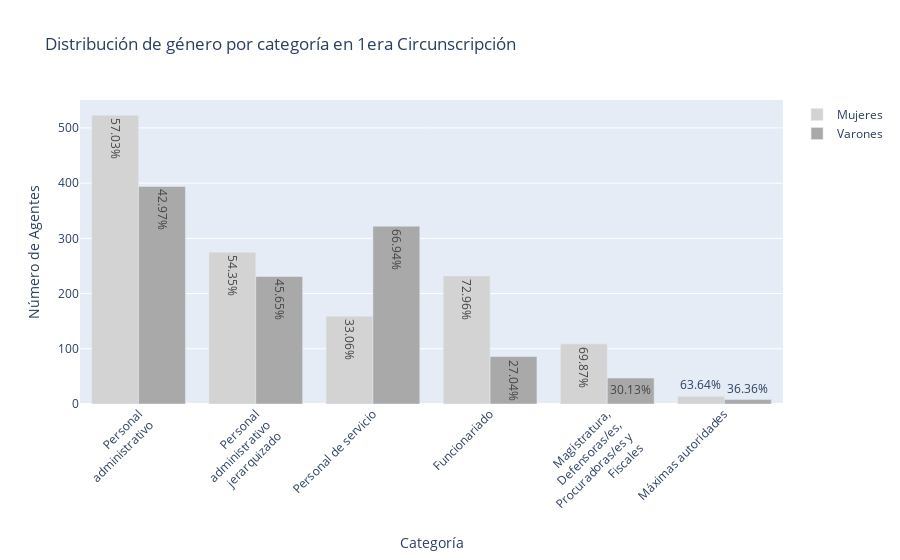
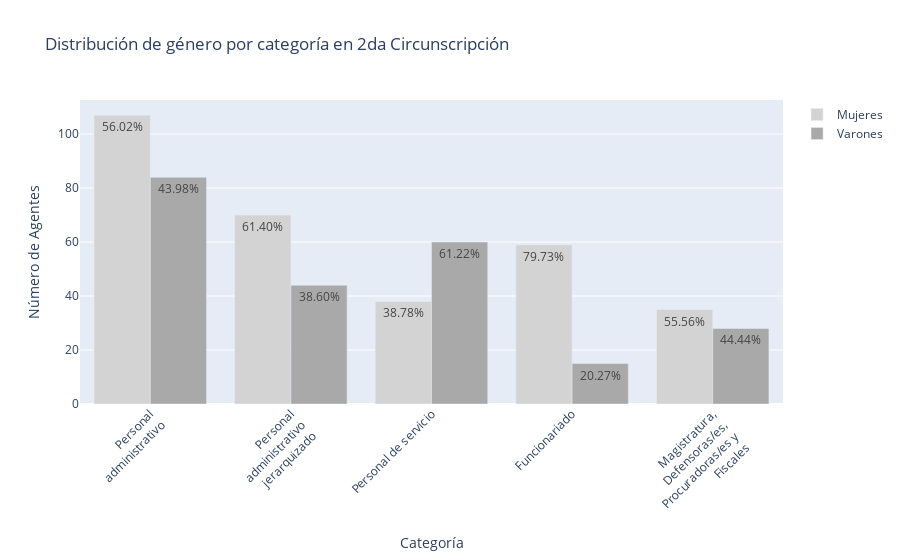

Source (notebook cell) for these figures, in order:
### Code cell
import plotly.graph_objects as go

def split_label(label, max_length):
    """Divide una etiqueta en múltiples líneas si excede una longitud máxima"""
    words = label.split()
    lines = []
    current_line = words[0]
    for word in words[1:]:
        if len(current_line) + len(word) + 1 > max_length:
            lines.append(current_line)
            current_line = word
        else:
            current_line += ' ' + word
    lines.append(current_line)
    return '<br>'.join(lines)


# función guardar_figura
def guardar_figura(fig, circunscripcion, formatos=['jpeg','pdf']):
    # Ruta base para guardar las imágenes y el archivo HTML
    base_ruta = f"/home/pablo/web_scrap_genero_jusch/imagenes/Distribución_género_{circunscripcion}_bar"
    
    # Guardar en diferentes formatos
    for formato in formatos:
        fig.write_image(base_ruta + f".{formato}", scale=2)
    fig.write_html(base_ruta + ".html")



def graficar_distribucion_genero_circunscripcion_plotly(data, circunscripcion, max_label_length=20):
    # Filtra los datos de la circunscripción dada
    datos_circ = data.xs(key=circunscripcion, level='circunscripcion').reset_index()

    # Ordenar las categorías según el total
    datos_circ_ordered = datos_circ.sort_values(by='total', ascending=False)

    # Datos
    categorias = [split_label(label, max_label_length) for label in datos_circ_ordered['categoria']]
    mujeres_values = datos_circ_ordered['f'].values
    varones_values = datos_circ_ordered['m'].values
    
    # Porcentajes
    mujeres_pct = 100 * mujeres_values / datos_circ_ordered['total'].values
    varones_pct = 100 * varones_values / datos_circ_ordered['total'].values

    # Crear el gráfico de barras agrupadas
    fig = go.Figure()

    # Agregar barras de Mujeres
    fig.add_trace(go.Bar(
        x=categorias,
        y=mujeres_values,
        name='Mujeres',
        marker_color='#D3D3D3',
        text=[f"{val:.2f}%" for val in mujeres_pct],  # Porcentajes a mostrar
        textposition='auto'
    ))

    # Agregar barras de Varones
    fig.add_trace(go.Bar(
        x=categorias,
        y=varones_values,
        name='Varones',
        marker_color='#A9A9A9',
        text=[f"{val:.2f}%" for val in varones_pct],  # Porcentajes a mostrar
        textposition='auto'
    ))

    # Configuración adicional
    fig.update_layout(
        title_text=f'Distribución de género por categoría en {circunscripcion}',
        xaxis_title='Categoría',
        yaxis_title='Número de Agentes',
        barmode='group',  # Modo de barras agrupadas
        xaxis_tickangle=-45  # Rotar etiquetas del eje x para mejor visualización
    )

    # Mostrar el gráfico
    fig.show()
    
    # Guardar la figura en diferentes formatos
    guardar_figura(fig, circunscripcion.replace(' ', '_'))
    fig.write_html(circunscripcion.replace(' ', '_') + '_bar.html')

# Lista de circunscripciones en orden
circunscripciones_ordenadas = [
    '1era Circunscripción', 
    '2da Circunscripción', 
    '3ra Circunscripción', 
    '4ta Circunscripción', 
    '5ta Circunscripción', 
    '6ta Circunscripción'
]

# Graficar la distribución de género por categoría para cada circunscripción
for circ in circunscripciones_ordenadas:
    graficar_distribucion_genero_circunscripcion_plotly(distribucion_genero_por_cargo_circ, circ)

### Figure 1 — Plotly figure (JSON) as saved in the notebook; plotly's stock layout.template omitted (floating-point values rounded to 4 significant figures)
{"data": [{"marker": {"color": "#D3D3D3"}, "name": "Mujeres", "text": ["57.03%", "54.35%", "33.06%", "72.96%", "69.87%", "63.64%"], "textposition": "auto", "type": "bar", "x": ["Personal<br>administrativo", "Personal<br>administrativo<br>jerarquizado", "Personal de servicio", "Funcionariado", "Magistratura,<br>Defensoras/es,<br>Procuradoras/es y<br>Fiscales", "Máximas autoridades"], "y": [523, 275, 159, 232, 109, 14]}, {"marker": {"color": "#A9A9A9"}, "name": "Varones", "text": ["42.97%", "45.65%", "66.94%", "27.04%", "30.13%", "36.36%"], "textposition": "auto", "type": "bar", "x": ["Personal<br>administrativo", "Personal<br>administrativo<br>jerarquizado", "Personal de servicio", "Funcionariado", "Magistratura,<br>Defensoras/es,<br>Procuradoras/es y<br>Fiscales", "Máximas autoridades"], "y": [394, 231, 322, 86, 47, 8]}], "layout": {"barmode": "group", "title": {"text": "Distribución de género por categoría en 1era Circunscripción"}, "xaxis": {"tickangle": -45, "title": {"text": "Categoría"}}, "yaxis": {"title": {"text": "Número de Agentes"}}}}

### Figure 2 — Plotly figure (JSON) as saved in the notebook; plotly's stock layout.template omitted (floating-point values rounded to 4 significant figures)
{"data": [{"marker": {"color": "#D3D3D3"}, "name": "Mujeres", "text": ["56.02%", "61.40%", "38.78%", "79.73%", "55.56%"], "textposition": "auto", "type": "bar", "x": ["Personal<br>administrativo", "Personal<br>administrativo<br>jerarquizado", "Personal de servicio", "Funcionariado", "Magistratura,<br>Defensoras/es,<br>Procuradoras/es y<br>Fiscales"], "y": [107, 70, 38, 59, 35]}, {"marker": {"color": "#A9A9A9"}, "name": "Varones", "text": ["43.98%", "38.60%", "61.22%", "20.27%", "44.44%"], "textposition": "auto", "type": "bar", "x": ["Personal<br>administrativo", "Personal<br>administrativo<br>jerarquizado", "Personal de servicio", "Funcionariado", "Magistratura,<br>Defensoras/es,<br>Procuradoras/es y<br>Fiscales"], "y": [84, 44, 60, 15, 28]}], "layout": {"barmode": "group", "title": {"text": "Distribución de género por categoría en 2da Circunscripción"}, "xaxis": {"tickangle": -45, "title": {"text": "Categoría"}}, "yaxis": {"title": {"text": "Número de Agentes"}}}}
